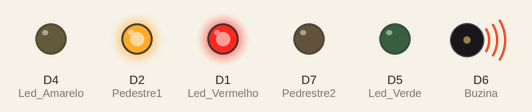
Recording of a sketch running on a simulated ESP8266 (NodeMCU). Shown: output pins drawn as LEDs (lit = HIGH), buzzer (waves = sounding, pin HIGH).

Above: at 1.5 s.
At 4.5 s:
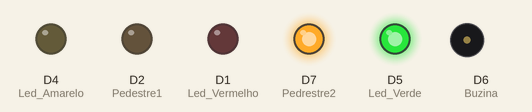
At 6.7 s:
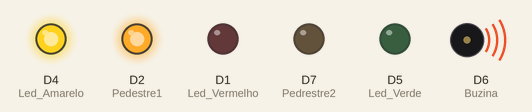
Timing chart, 0 to 9.8 s (numbered marks = the images above):
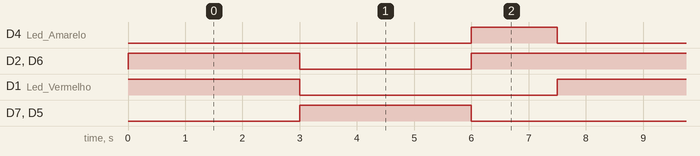

The sketch:

Abraao_Bianca_405.ino
```cpp
#define Led_Vermelho D1
#define Led_Amarelo D4
#define Led_Verde D5
#define Buzina D6
#define Pedestre1 D2
#define Pedrestre2 D7

void setup() {
  pinMode(Led_Vermelho, OUTPUT);
  pinMode(Led_Amarelo, OUTPUT);
  pinMode(Led_Verde, OUTPUT);
  pinMode(Buzina, OUTPUT);
  pinMode(Pedestre1, OUTPUT);
  pinMode(Pedrestre2, OUTPUT);
}
void loop() {
  digitalWrite(Led_Vermelho, HIGH);
  digitalWrite(Led_Amarelo, LOW);
  digitalWrite(Led_Verde, LOW);
  digitalWrite(Buzina, HIGH);
  digitalWrite(Pedestre1, HIGH);
  digitalWrite(Pedrestre2, LOW);
  delay(3000);
  digitalWrite(Led_Vermelho, LOW);
  digitalWrite(Led_Amarelo, LOW);
  digitalWrite(Led_Verde, HIGH);
  digitalWrite(Buzina, LOW);
  digitalWrite(Pedestre1, LOW);
  digitalWrite(Pedrestre2, HIGH);
  delay(3000);
  digitalWrite(Led_Vermelho, LOW);
  digitalWrite(Led_Amarelo, HIGH);
  digitalWrite(Led_Verde, LOW);
  digitalWrite(Buzina, HIGH);
  digitalWrite(Pedestre1, HIGH);
  digitalWrite(Pedrestre2, LOW);
  delay(1500);

}
```

Measured:
- by itself, D4 (Led_Amarelo): alternates HIGH for 1.5 s and LOW for 6.0 s
- by itself, D2 (Pedestre1), D6 (Buzina): repeats every 7.5 s: LOW 3.0 s, HIGH 4.5 s
- by itself, D1 (Led_Vermelho), D7 (Pedrestre2), D5 (Led_Verde): alternates HIGH for 3.0 s and LOW for 4.5 s
